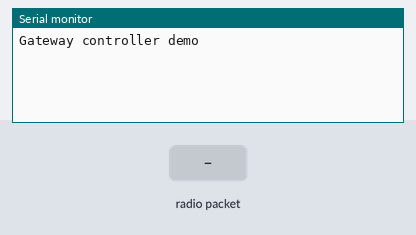
The sketch below on a simulated Arduino Uno, built with avr-gcc and run on an emulated ATmega328P. Shown: the last lines printed to the serial monitor. Inputs (shaded band) come from the test bench. No radio packets arrive unless stated.

Above: at 1.2 s.
1.3 s: radio packet "," arrives
At 1.7 s:
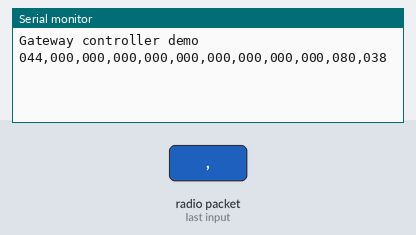
2.8 s: radio packet "0" arrives
At 4.0 s:
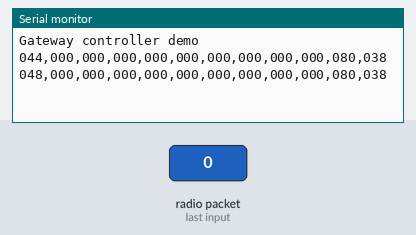

The sketch:

gateway_controller_demo.ino
```cpp
#include <SPI.h>
#include <LoRa.h>

/*
============================================================================================================================
|| TRANSMIT AND RECEIVE DATA STRUCTURE
============================================================================================================================
*/

uint8_t gatewayId = 214;
uint8_t generalId = 0;
uint8_t checkSum = 200;
uint8_t sumData = 0;

uint8_t receiveData[10] = {0,0,0,0,0,0,0,0,0,0};
const uint8_t receiveLen = sizeof(receiveData);

uint8_t transmitData[6] = {0,0,0,0,0,0};
const uint8_t transmitLen = sizeof(transmitData);

/* Received packet data from node via LoRa wireless
|----------|------------|------------|-------------|--------|--------|--------|--------|--------|--------|
| Byte 0   | Byte 1     | Byte 2     | Byte 3      | Byte 4 | Byte 5 | Byte 6 | Byte 7 | Byte 8 | Byte 9 |
|----------|------------|------------|-------------|--------|--------|--------|--------|--------|--------|
| Node ID  | Gateway ID | Check Code | Bat Voltage | Data0  | Data1  | Data2  | Data3  | Data4  | Data5  |
|----------|------------|------------|-------------|--------|--------|--------|--------|--------|--------|
*/

/* Packet data stucture to send via serial
|----------|------------|------------|-------------|----------|----------|----------|----------|----------|----------|-----------|-----------|
| column 0 | column 1   | column 2   | column 3    | column 4 | column 5 | column 6 | column 7 | column 8 | column 9 | column 10 | column 11 |
|----------|------------|------------|-------------|----------|----------|----------|----------|----------|----------|-----------|-----------|
| Node ID  | Gateway ID | Check Code | Bat Voltage | Data 0   | Data 1   | Data 2   | Data 3   | Data 4   | Data 5   | RSSI      | SNR       |
|----------|------------|------------|-------------|----------|----------|----------|----------|----------|----------|-----------|-----------|
*/

/* Received packet data structure via serial
|----------|------------|------------|--------------|----------|----------|
| column 0 | column 1   | column 2   | column 3     | column 4 | column 5 |
|----------|------------|------------|--------------|----------|----------|
| Node ID  | Gateway ID | Check Code | Command Type | Data 0   | Data 1   |
|----------|------------|------------|--------------|----------|----------|
*/

/* Packet data structure to send to node via LoRa wireless
|----------|------------|------------|--------------|--------|--------|
| Byte 0   | Byte 1     | Byte 2     | Byte 3       | Byte 4 | Byte 5 |
|----------|------------|------------|--------------|--------|--------|
| Node ID  | Gateway ID | Check Code | Command Type | Data 1 | Data 2 |
|----------|------------|------------|--------------|--------|--------|
*/

/*
============================================================================================================================
|| WIRELESS SETUP
============================================================================================================================
*/

const uint8_t csPin = 10;         // LoRa radio chip select
const uint8_t resetPin = 9;       // LoRa radio reset
const uint8_t irqPin = 2;         // change for your board; must be a hardware interrupt pin
const uint8_t rxpin = 7;          // setup only for e-byte E-19 LoRa module. Must set to LOW when transmit and HIGH when receive
const uint8_t txpin = 8;          // setup only for e-byte E-19 LoRa module. Must set to HIGH when transmit and LOW when receive

uint32_t LoRaFreq = 433E6;        // LoRa wireless communication frequency

/*
============================================================================================================================
|| SERIAL SETUP
============================================================================================================================
*/

uint32_t serFreq = 38400;
uint32_t serTo = 50;

/*
============================================================================================================================
|| SETUP FUNCTION
============================================================================================================================
*/

void setup() {

  Serial.begin(serFreq);
  while (!Serial);

  Serial.println("Gateway controller demo");

  // override the default CS, reset, and IRQ pins (optional)
  LoRa.setPins(csPin, resetPin, irqPin); // set CS, reset, IRQ pin

  if (!LoRa.begin(LoRaFreq)) {
    Serial.println("Starting LoRa failed!");
    while (1);
  }
}

/*
============================================================================================================================
|| MAIN FUNCTION
============================================================================================================================
*/

void loop() {

  // check for incoming a LoRa wireless signal from nodes and store the data to receive data
  if(receiveFunction(receiveData, receiveLen)){
    // send receive data to server
    printSerFunction(receiveData, receiveLen);
    // read feedback form server and check for timeout
    if(readSerFunction(transmitData, transmitLen, serTo)){
      // transmit feedback to selected node if server gave it
      transmitFunction(transmitData, transmitLen);
    }
  }
}

/*
============================================================================================================================
|| TRANSMIT FUNCTION
============================================================================================================================
*/

void transmitFunction(uint8_t data[], uint8_t dataLen){

  // setup only for e-byte E-19 LoRa module
  pinMode(rxpin, OUTPUT);
  pinMode(txpin, OUTPUT);
  digitalWrite(rxpin, LOW);
  digitalWrite(txpin, HIGH);

  // avoid to send stop command
  if(data[3] == 0){ return; }

  // send transmitData via LoRa
  LoRa.beginPacket();
  LoRa.write(data, dataLen);
  LoRa.endPacket();

}

/*
============================================================================================================================
|| RECEIVE FUNCTION
============================================================================================================================
*/

bool receiveFunction(uint8_t data[], uint8_t dataLen){

  // setup only for e-byte E-19 LoRa module
  pinMode(rxpin, OUTPUT);
  pinMode(txpin, OUTPUT);
  digitalWrite(rxpin, HIGH);
  digitalWrite(txpin, LOW);

  // try to parse packet
  int packetSize = LoRa.parsePacket();
  if (packetSize) {

    // read packet from LoRa
    uint8_t idx = 0;
    while (LoRa.available()) {
      if(idx < dataLen){
        // store data per-byte to receiveData
        data[idx] = LoRa.read();
        idx++;
      }else{
        // clear the data in case any signal contain longer byte than receiveLen
        LoRa.read();
      }
    }

    return true;
  }

  return false;
}

/*
============================================================================================================================
|| SERIAL FUNCTION
============================================================================================================================
*/

void printSerFunction(uint8_t data[], uint8_t dataLen){

  char arrayChar[3];
  uint8_t bufLen = dataLen * 4 + 8;
  char buf[bufLen];
  int8_t i, j, k;

  // print packet using serial communication to gateway (raspberry pi devtty S0)
  // the packet structure is similar to CSV

  k = 0;
  for(i=0; i<receiveLen; i++){
      byteToString(receiveData[i], arrayChar);
      for(j=0; j<3; j++){
        buf[k++] = arrayChar[j];
      }
      buf[k++] = ',';
  }

  // adding RSSI value of received signal
  uint8_t rssi = 0 - LoRa.packetRssi();
  byteToString(rssi, arrayChar);
  for(j=0; j<3; j++){
    buf[k++] = arrayChar[j];
  }
  buf[k++] = ',';

  // adding SNR value of received signal
  int8_t snr = round(LoRa.packetSnr() * 4);
  byteToString(snr, arrayChar);
  for(j=0; j<3; j++){
    buf[k++] = arrayChar[j];
  }
  buf[k] = '\n';

  Serial.write(buf, bufLen);

}

bool readSerFunction(uint8_t data[], uint8_t dataLen, uint32_t timeOut){

  char arrayChar[4];
  uint32_t timeStart = millis();
  int8_t i, j;
  int8_t k = 0;

  for(j=0; j<dataLen; j++){

    // empty the arrayChar
    for(i=0; i<4; i++){
      arrayChar[i] = '\0';
    }

    // get serial data and assign it to arrayChar
    i = 0;
    while(i<4){
      if((millis() - timeStart) < timeOut){
        if(Serial.available()){
          arrayChar[i] = Serial.read();
          // end loop if received comma or new line character
          if(arrayChar[i] == ',' || arrayChar[i] == '\n'){
            break;
          }
          i++;
        }
      }else{
        // return false if timeout reached
        return false;
      }
    }

    // convert arayChar to byte and assign to transmitData
    data[j] = stringToByte(arrayChar);

    // end loop if received new line character
    if(arrayChar[i] == '\n'){
      break;
    }

  }

  // return false if stop command received. stop command is 0 on byte 3 of transmit data
  if(data[3] ==  0){
    return false;
  }

  return true;
}

void byteToString(uint8_t number, char numChar[3]){

  uint8_t divisor = 100;
  int8_t digit;

  for(int8_t i=0; i<3; i++){
    // calculate the digit number
    digit = number / divisor;

    // calculate divisor and number for next loop
    number = number - (divisor * digit);
    divisor = divisor / 10;

    // convert digit to ASCII character code
    numChar[i] = digit + 48;
  }

}

uint8_t stringToByte(char numChar[3]){

  uint8_t number = 0;
  uint8_t base = 1;
  int8_t digit;

  for(int8_t i=2; i>=0; i--){

    // check if the character is number character
    if(numChar[i] >=48 && numChar[i] <= 57){

      // determine the digit number based on ASCII
      digit = numChar[i] - 48;

      // calculate divisor and number for next loop
      number = number + (base * digit);
      base = base * 10;

    }
  }

  return number;
}
```

Measured:
- after the input at 1.3 s, the serial monitor: prints a new line at once (image 1)
- after the input at 2.8 s, the serial monitor: prints a new line at once (image 2)
